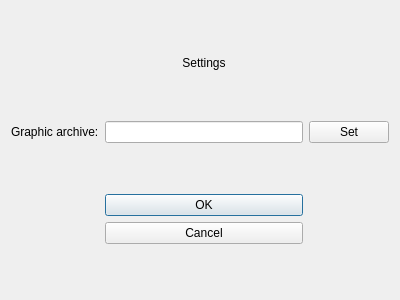
<?xml version="1.0" encoding="UTF-8"?>
<ui version="4.0">
 <class>SettingsWidget</class>
 <widget class="QWidget" name="SettingsWidget">
  <property name="geometry">
   <rect>
    <x>0</x>
    <y>0</y>
    <width>400</width>
    <height>300</height>
   </rect>
  </property>
  <property name="windowTitle">
   <string>Form</string>
  </property>
  <layout class="QGridLayout" name="gridLayout">
   <item row="0" column="1">
    <widget class="QLabel" name="settingTitle">
     <property name="sizePolicy">
      <sizepolicy hsizetype="Minimum" vsizetype="Fixed">
       <horstretch>0</horstretch>
       <verstretch>0</verstretch>
      </sizepolicy>
     </property>
     <property name="text">
      <string>Settings</string>
     </property>
     <property name="alignment">
      <set>Qt::AlignCenter</set>
     </property>
    </widget>
   </item>
   <item row="1" column="1">
    <widget class="QLineEdit" name="gdataPathEdit"/>
   </item>
   <item row="1" column="0">
    <widget class="QLabel" name="gdataPathLabel">
     <property name="text">
      <string>Graphic archive:</string>
     </property>
    </widget>
   </item>
   <item row="1" column="2">
    <widget class="QPushButton" name="gdataPathB">
     <property name="text">
      <string>Set</string>
     </property>
    </widget>
   </item>
   <item row="2" column="1">
    <widget class="QDialogButtonBox" name="settingsDialog">
     <property name="sizePolicy">
      <sizepolicy hsizetype="Expanding" vsizetype="Fixed">
       <horstretch>0</horstretch>
       <verstretch>0</verstretch>
      </sizepolicy>
     </property>
     <property name="layoutDirection">
      <enum>Qt::LeftToRight</enum>
     </property>
     <property name="orientation">
      <enum>Qt::Vertical</enum>
     </property>
     <property name="standardButtons">
      <set>QDialogButtonBox::Cancel|QDialogButtonBox::Ok</set>
     </property>
    </widget>
   </item>
  </layout>
 </widget>
 <resources/>
 <connections/>
</ui>
